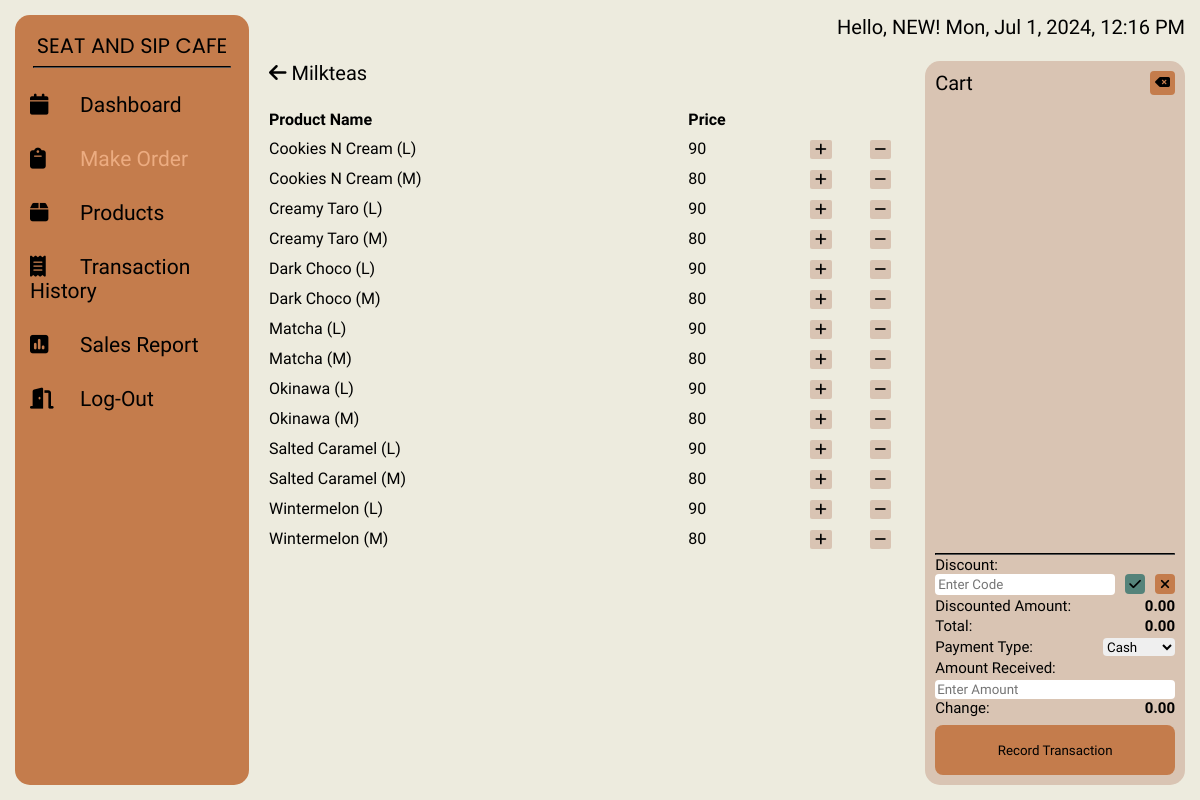
The page /staff/makeorder-list/milkteas.php (signed in) on the database its author committed.
### tables this page shows
CREATE TABLE `products` (
  `product_name` varchar(50) NOT NULL,
  `price` int(11) NOT NULL,
  `category_id` int(50) NOT NULL,
  `product_id` int(8) UNSIGNED ZEROFILL NOT NULL
);

### staff/makeorder-list/milkteas.php (the view, shortened to what this page needs)
<?php
    $user = $_SESSION['user'];
?>
<!DOCTYPE html>
<html lang="en">
<head>
    <link rel="stylesheet" href="../../styles/makeorder-list.css">
</head>
<body>
    <div class="wrapper">
        <div class="sidebar">
            <h2>SEAT AND SIP CAFE</h2>
            <hr class="line">
            <nav>
                <ul>
                    <li><a href="../dashboard.php" ><i class="fas fa-solid fa-calendar"></i>Dashboard</a></li>
                    <li><a href="../makeorder.php" class="current"><i class="fas fa-solid fa-clipboard"></i>Make Order</a></li>
                    <li><a href="../products.php"><i class="fas fa-solid fa-box"></i>Products</a></li>
                    <li><a href="../transaction_history.php"><i class="fas fa-solid fa-receipt"></i>Transaction History</a></li>
                    <li><a href="../sales.php"><i class="fas fa-solid fa-square-poll-vertical"></i>Sales Report</a></li>
                    <li><a href="../config/logout.php"><i class="fas fa-solid fa-door-open"></i>Log-Out</a></li>
                </ul>
            </nav>
        </div>
        <div class="main_content">
            <div class="header">
                <div>Hello, <?php Print "$user"?>! <span id='date-time'></span></div>
            </div>
            <div class="info">
                <div class="product-list">
                    <div class="head">
                        <a href="../makeorder.php" class="back"> <i class="fa-solid fa-arrow-left"></i>  <span class="heading"> Milkteas</span>  </a>
                    </div>
                    <div class="body">
                        <table>
                            <tr>
                                <th>Product Name</th>
                                <th>Price</th>
                            </tr>
                            <?php
                                $servername = "localhost";
                                $username_db = "root";
                                $password_db = "";
                                $db_name = "pos";
                                $conn = mysqli_connect($servername, $username_db, $password_db, $db_name);
                                $query = mysqli_query($conn, "SELECT product_name, price FROM products WHERE category_id ='1' ORDER BY product_name ASC ");
                                while($row = mysqli_fetch_array($query)){
                                    Print "<tr>";
                                        Print "<td> " . $row['product_name'] . " </td>";
                                        Print "<td> " . $row["price"] . " </td>";
                                        Print '<td class="action-row"><button class="button button-plus"><i class="fa-solid fa-plus"></i></button></td>';
                                        Print '<td class="action-row"><button class="button button-minus"><i class="fa-solid fa-minus"></i></button></td>';
                                    Print "</tr>";
                                }
                            ?>
                        </table>
                    </div>
                </div>
                <div class="cart-section">
                    <div class="cart-head">
                        <div class="cart-void">
                            <span >Cart </span>
                            <button id="void-cart-btn" class="void-cart-btn" title="Void Cart"><i class="fa-solid fa-delete-left"></i></button>
                        </div>
                    </div>
                    <div class="cart-foot">
                        <hr class="liner">
                        <div class="discount-option">
                            <label for="discount-code">Discount:</label>
                            <div class="discount-input">
                                <input type="text" id="discount-code" class="discount-code-input" placeholder="Enter Code">
                                <div class="button-container">
                                    <button id="apply-discount-btn" class="apply-discount-btn" title="Apply Discount"><i class="fa-solid fa-check"></i></button>
                                    <button id="remove-discount-btn" class="remove-discount-btn" title="Remove Discount"> <i class="fa-solid fa-xmark"></i> </button>
                                </div>
                            </div>
                        </div>
                        <p class="discount-amount">Discounted Amount: <span id="discounted-amount" class="impotant-cart-details">0.00</span></p>
                        <p class="total-amount" >Total: <span id="total-amount" class="impotant-cart-details">0.00</span></p>
                        <div class="payment-option">
                            <label for="payment-type">Payment Type:</label>
                            <select id="payment-type"  class="payment-type" name="payment-type">
                                <option value="cash">Cash</option>
                            </select>
                        </div>
                        <div class="amount-received">
                            <label for="amount-received">Amount Received:</label>
                            <input type="number" id="amount-received" class="amount-recieved-input" placeholder="Enter Amount">
                        </div>
                        <p>Change: <span id="change-amount" class="impotant-cart-details">0.00</span></p>
                        <button class="payment-btn" onclick="recordTransaction()">Record Transaction</button>
                    </div>
                </div>
            </div>
        </div>
    </div>
</body>
</html>

### styles/makeorder-list.css (style rules this page uses)
html { font-size: 62.5%; }
* { margin: 0; padding: 0; box-sizing: border-box; list-style: none; text-decoration: none; font-family: Zen Kaku Gothic New, 'Source Sans Pro'; color: black; }
body { background-color: #EDEBDE; }
.wrapper { max-width: 140em; padding: 2rem; display: grid; grid-template-columns: 20% 1fr; gap: 2rem; min-height: 100vh; min-width: 100vw; }
.wrapper .sidebar { background: #C47C4C; padding: 1.5rem 0; border-radius: 1.5rem; }
.wrapper .sidebar h2 { text-align: center; font-size: 2.7rem; font-weight: 400; color: black; font-family: Poppins, 'Source Sans Pro'; text-transform: uppercase; text-align: center; }
hr.line { margin: 5px auto; width: 85%; border-color: black; margin-bottom: 1rem; }
.wrapper .sidebar ul li { padding: 15px; font-size: 2.1rem; font-family: Zen Kaku Gothic Antique, 'Source Sans Pro'; font-weight: 400; }
.wrapper .sidebar ul li a { color: black; display: block; }
.wrapper .sidebar ul li a .fas { width: 50px; }
.wrapper .sidebar .current { color: #ECAC81; }
.wrapper .main_content { width: 100%; display: grid; grid-template-rows: 4% 1fr; gap: 1.5rem; }
.wrapper .main_content .header { text-align: right; font-size: 2rem; display: flex; justify-content: space-between; padding: 0 0 1rem 0; }
.wrapper .main_content .header div { margin-left: auto; }
.wrapper .main_content .info { font-size: 2rem; display: grid; grid-template-columns: 70% 1fr; gap: 1.5rem; }
.wrapper .main_content .info .product-list { display: flex; flex-direction: column; overflow-y: auto; max-height: 63rem; }
.wrapper .main_content .info .product-list .head { display: flex; gap: 4rem; }
.wrapper .main_content .info .product-list .body { display: flex; margin-top: 2rem; border-radius: 1.5rem; text-align: center; overflow-y: auto; border-radius: 0; }
.wrapper .main_content .info .product-list .action-row { text-align: center; }
.wrapper .main_content .info .product-list .button { background-color: #D9C4B3; border: none; border-radius: 2px; padding: .2rem .5rem; cursor: pointer; }
.wrapper .main_content .info .product-list .body table { width: 100%; border-collapse: collapse; }
.wrapper .main_content .info .product-list .body th, td { text-align: left; font-size: .8em; padding: .5rem 0; }
.wrapper .main_content .info .cart-section { position: relative; background: #D9C4B3; border-radius: 1.5rem; min-height: 63rem; }
.cart-head { padding: 1rem; }
.cart-head .cart-void { display: flex; justify-content: space-between; }
.cart-head .cart-void span { font-size: 2rem; }
.cart-head .cart-void .void-cart-btn { padding: 0 .5rem; background-color: #C47C4C; border: none; border-radius: 4px; cursor: pointer; }
hr.liner { margin: 5px auto; width: 85%; border-color: black; margin-bottom: 1rem; }
.cart-foot { position: absolute; bottom: 0; padding: 1rem; text-align: left; font-size: 1.5rem; font-weight: 400; color: black; width: 100%; }
.cart-foot hr { margin: .1rem 0; width: 100%; }
.cart-foot .impotant-cart-details { float: right; font-weight: bold; font-size: 1.; }
.total-amount, .discount-amount { margin-top: 2px; }
.discount-input { display: flex; }
.button-container { display: flex; }
.discount-code-input { border: none; border-radius: 4px; cursor: pointer; padding: 0.3rem; width: 100%; }
.apply-discount-btn, .remove-discount-btn { width: 20px; height: 20px; outline: none; background-color: #55837A; border: none; border-radius: 4px; cursor: pointer; margin-left: 10px; }
.remove-discount-btn { background-color: #C47C4C; }
.payment-option { display: flex; justify-content: space-between; margin-bottom: 3px; margin-top: 3px; }
.payment-option label { flex: 1; margin-right: 1rem; }
.payment-option select { border: none; border-radius: 4px; cursor: pointer; width: 30%; }
.amount-received input { margin-top: 0.3rem; border: none; border-radius: 4px; cursor: pointer; width: 100%; padding: 0.2rem; }
.payment-btn { width: 100%; outline: none; background-color: #C47C4C; border: none; border-radius: 8px; cursor: pointer; margin-top: .8rem; height: 5rem; }
@media screen and (max-width: 1400px) and (min-width: 1150px) { .wrapper { padding: 1.5rem; margin: 0; } }
@media screen and (max-width: 1350px) and (min-width: 1000px) { .wrapper .sidebar h2 { font-size: 2.1rem; } }

### rows shown on the page
products: product_name "Cookies N Cream (L)", price "90"
products: product_name "Cookies N Cream (M)", price "80"
products: product_name "Creamy Taro (L)", price "90"
products: product_name "Creamy Taro (M)", price "80"
products: product_name "Dark Choco (L)", price "90"
products: product_name "Dark Choco (M)", price "80"
products: product_name "Matcha (L)", price "90"
products: product_name "Matcha (M)", price "80"
products: product_name "Okinawa (L)", price "90"
products: product_name "Okinawa (M)", price "80"
products: product_name "Salted Caramel (L)", price "90"
products: product_name "Salted Caramel (M)", price "80"
products: product_name "Wintermelon (L)", price "90"
products: product_name "Wintermelon (M)", price "80"

### other values the page prints
$user "NEW"
